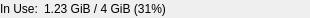
<?xml version="1.0" encoding="UTF-8"?>
<ui version="4.0">
 <class>RamMonitorClass</class>
 <widget class="QWidget" name="RamMonitorClass">
  <property name="geometry">
   <rect>
    <x>0</x>
    <y>0</y>
    <width>310</width>
    <height>18</height>
   </rect>
  </property>
  <property name="windowTitle">
   <string>RamMonitor</string>
  </property>
  <layout class="QVBoxLayout" name="verticalLayout">
   <property name="leftMargin">
    <number>0</number>
   </property>
   <property name="topMargin">
    <number>0</number>
   </property>
   <property name="rightMargin">
    <number>0</number>
   </property>
   <property name="bottomMargin">
    <number>0</number>
   </property>
   <item>
    <layout class="QHBoxLayout" name="horizontalLayout" stretch="0,1">
     <item>
      <widget class="QLabel" name="label">
       <property name="text">
        <string>In Use:</string>
       </property>
      </widget>
     </item>
     <item>
      <widget class="QLabel" name="StatsText">
       <property name="text">
        <string>1.23 GiB / 4 GiB (31%)</string>
       </property>
      </widget>
     </item>
    </layout>
   </item>
  </layout>
 </widget>
 <layoutdefault spacing="6" margin="11"/>
 <resources/>
 <connections/>
</ui>
